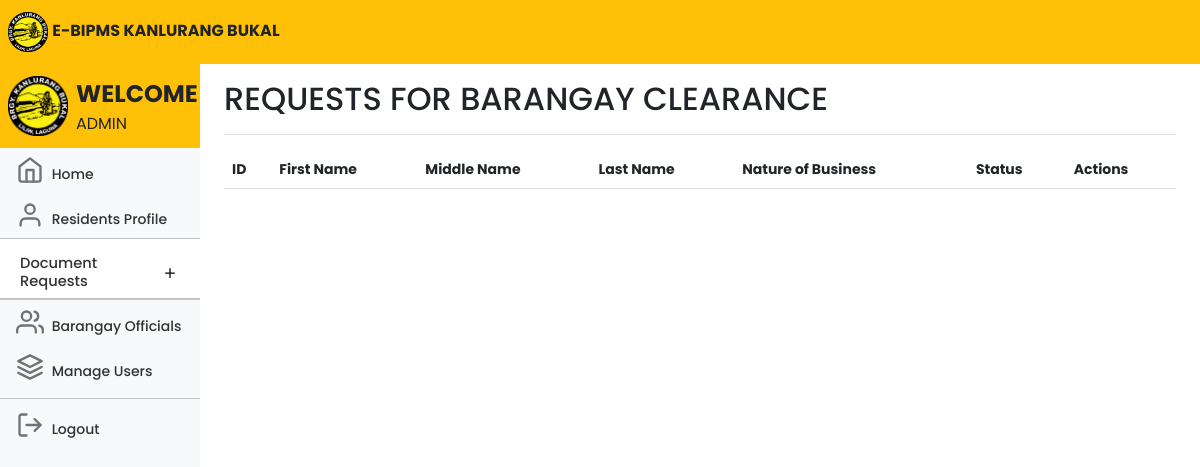
The page /admindocument.php (signed in) on the database as committed earlier.
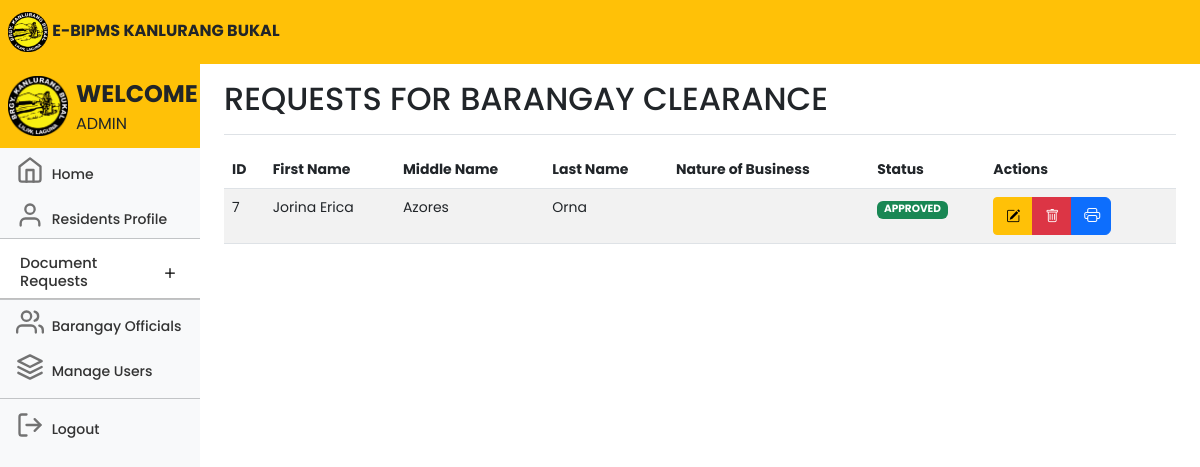
The same page on the database as committed later.
### tables this page shows
CREATE TABLE `documents` (
  `id` int(11) NOT NULL,
  `userID` varchar(100) NOT NULL,
  `firstname` varchar(100) NOT NULL,
  `middlename` varchar(100) NOT NULL,
  `lastname` varchar(100) NOT NULL,
  `purpose` varchar(100) NOT NULL,
  `issue_date` varchar(100) NOT NULL,
  `status` int(11) NOT NULL
);

### admindocument.php (the view, shortened to what the changed rows need)
<!DOCTYPE html>
<html lang="en">
<head>
	<link rel="stylesheet" href="https://cdn.jsdelivr.net/npm/bootstrap-icons@1.10.5/font/bootstrap-icons.css">
	<link href="css/bootstrap.min.css" rel="stylesheet">
	<link rel="stylesheet" href="css/style.css">
	<link rel="stylesheet" href="DataTables/datatables.css" />
	<link rel="stylesheet"
		href="https://cdnjs.cloudflare.com/ajax/libs/twitter-bootstrap/5.2.0/css/bootstrap.min.css" />
	<link rel="stylesheet" href="https://cdn.datatables.net/1.13.4/css/dataTables.bootstrap5.min.css" />
	<link href="dashboard.css" rel="stylesheet">
</head>
<body>
	<div class="container-fluid">
		<div class="row">
			<nav id="sidebarMenu" class="col-md-3 col-lg-2 d-md-block bg-body-tertiary sidebar collapse">
				<div class="position-sticky pt-2 mt-2 sidebar-sticky bg-light">
					<ul class="nav flex-column">
						<li class="nav-item fs-7">
							<div class="accordion accordion-flush" id="accordionFlushExample">
								<div class="accordion-item">
									<h2 class="accordion-header fs-7">
										<button class="accordion-button collapsed fs-7 pb-2 nav-link"
											style="font-size:11pt;" type="button" data-bs-toggle="collapse"
											data-bs-target="#flush-collapseOne" aria-expanded="false"
											aria-controls="flush-collapseOne">
											Document Requests
										</button>
									</h2>
								</div>
						</li>
					</ul>
				</div>
			</nav>
			<main class="col-md-9 ms-sm-auto col-lg-10 px-md-4">
				<div
					class="d-flex justify-content-between flex-wrap flex-md-nowrap align-items-center pt-3 pb-2 mb-3 border-bottom">
					<h1 class="h2">REQUESTS FOR BARANGAY CLEARANCE</h1>
				</div>
				<div class="table-responsive">
					<table id="myTable" class="table table-striped table-hover table-md" style="width:100%">
						<thead>
							<tr>
								<th scope="col">ID</th>
								<th scope="col">First Name</th>
								<th scope="col">Middle Name</th>
								<th scope="col">Last Name</th>
								<th scope="col">Nature of Business</th>
								<th scope="col">Status</th>
								<th scope="col">Actions</th>
							</tr>
						</thead>
						<tbody>
							<?php
							include 'conn.php';
							$query = "SELECT * FROM documents";
							$query_run = mysqli_query($conn, $query);
							if (mysqli_num_rows($query_run) > 0) {
								foreach ($query_run as $items) {
									?>
									<tr>
										<td>
											<?= $items['id']; ?>
										</td>
										<td>
											<?= $items['firstname']; ?>
										</td>
										<td>
											<?= $items['middlename']; ?>
										</td>
										<td>
											<?= $items['lastname']; ?>
										</td>
										<td>
										</td>
										<td>
											<?php
											if ($items['status'] == 0) {
												?>
												<span class="badge bg-danger">PENDING
												</span>
												<?php
											} else if ($items['status'] == 1) {
												?>
													<span class="badge bg-success">APPROVED
													</span>
												<?php
											}
											?>
										</td>
										<td class="text-right">
											<div class="btn-group me-2">
												<button type="button" class="btn btn-warning btn-sm editbtn"
													style="width: 40px;"><i class="bi bi-pencil-square"></i></button>
												<button type="button" class="btn btn-danger btn-sm deletebtn"
													style="width: 40px;"><i class="bi bi-trash"></i></button>
												<?php if ($items['status'] == 1):
													?>
													<a href="generateclearance.php?id=<?php echo $items['id']; ?>" class="btn btn-primary" style="width: 40px;">
														<i class="bi bi-printer"></i></a>
												<?php endif; ?>
											</div>
										</td>
									</tr>
									<?php
								}
							}
							?>
						</tbody>
					</table>
				</div>
			</main>
		</div>
	</div>
</body>
</html>

Rows that differ between the two databases and show on the page:
added documents: id "7", firstname "Jorina Erica", middlename "Azores", lastname "Orna", status "APPROVED"
